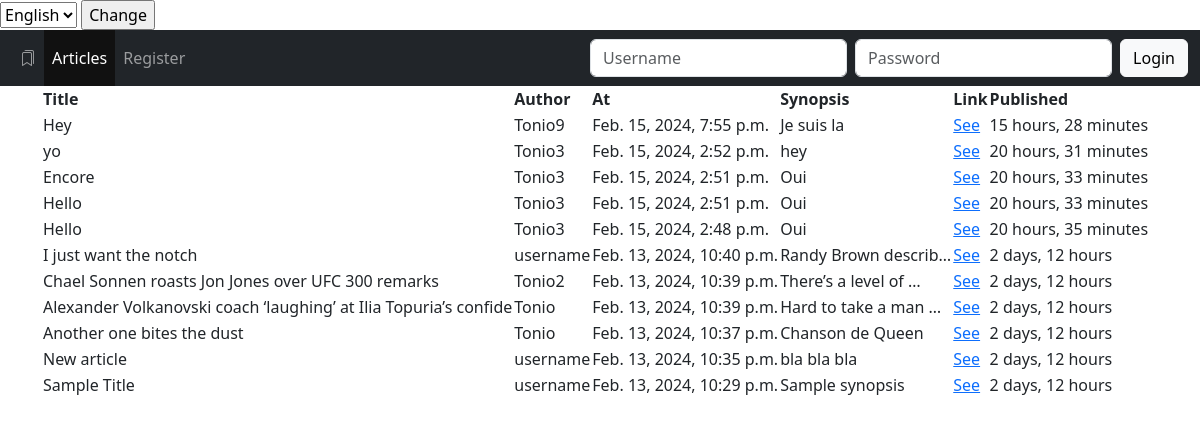
/articles, run on an earlier commit of the app's database.
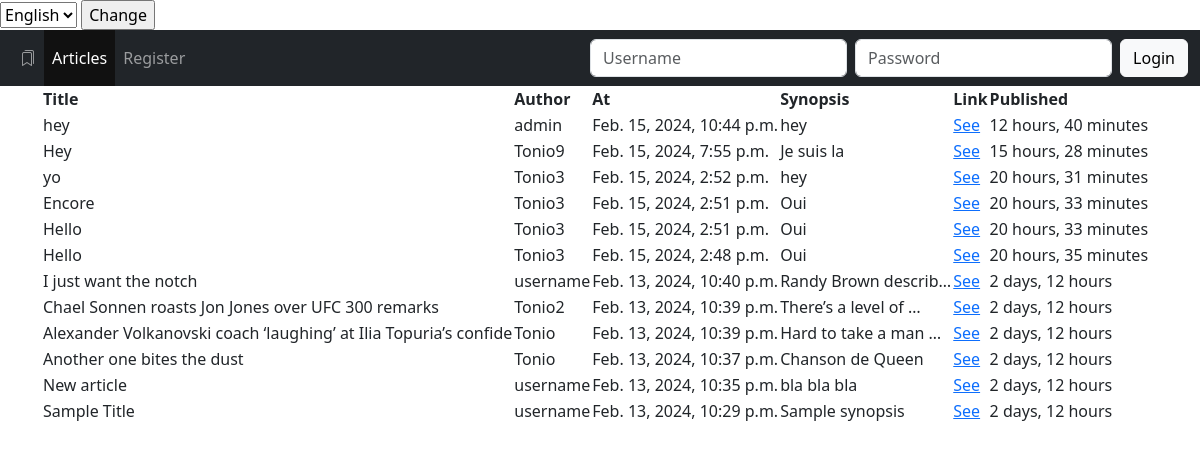
And on a later commit of the database.
### blog/models.py (models this page shows, shortened)
class Article(models.Model):
    title = models.CharField(max_length=64)
    author = models.ForeignKey(User, on_delete=models.CASCADE)
    created = models.DateTimeField(auto_now_add=True)
    synopsis = models.CharField(max_length=312)
    content = models.TextField()

### blog/views.py (the view)
# urls.py: path("articles", views.ArticlesView.as_view(), name="articles"),
class ArticlesView(generic.ListView):
    model = Article
    template_name = "blog/article_list.html"

### blog/templates/blog/article_list.html
{% extends "blog/base.html" %}
{% load i18n %}
{% block content %}
<table>
    <tr>
        <th>{% translate 'Title' %}</th>
        <th>{% translate 'Author' %}</th>
        <th>{% translate 'At' %}</th>
        <th>{% translate 'Synopsis' %}</th>
        <th>{% translate 'Link' %}</th>
        <th>{% translate 'Published' %}</th>
    </tr>
    {% for a in article_list|dictsortreversed:"created" %}
    <tr>
        <td>{{ a.title }}</td>
        <td>{{ a.author }}</td>
        <td>{{ a.created }}</td>
        <td>{{ a.synopsis|truncatechars:20 }}</td>
        <td><a href="{% url 'blog:article' a.id %}">{% translate 'See' %}</a></td>
        <td>{{ a.created|timesince }}</td>
    </tr>
    {% endfor %}
</table>
{% endblock %}

### blog/templates/blog/base.html (shortened to what this page needs)
{% load i18n %}
<!doctype html>
<html lang="en-US">
<head>
  <link href="https://cdn.jsdelivr.net/npm/bootstrap@5.3.2/dist/css/bootstrap.min.css" rel="stylesheet"
>
  <link rel="stylesheet" href="https://cdn.jsdelivr.net/npm/bootstrap-icons@1.11.3/font/bootstrap-icons.min.css">
</head>
<body>
  <div>
    <form action="{% url 'set_language' %}" method="post">
      <select name="language">
        {% get_current_language as LANGUAGE_CODE %}
        {% get_available_languages as LANGUAGES %}
        {% for lang in LANGUAGES %}
        <option value="{{ lang.0 }}" {% if lang.0 == LANGUAGE_CODE %} selected {% endif %}>
          {{ lang.1 }}
        </option>
        {% endfor %}
      </select>
      <input type="submit" value="Change">
    </form>
  </div>
  <nav class="navbar p-0 navbar-expand-lg navbar-dark bg-dark">
    <div class="container-fluid">
      <div class="justify-content-between collapse navbar-collapse" id="navbarNav">
        <ul class="navbar-nav">
          <li class="nav-item">
            <a class="nav-link" href="{% url 'blog:home' %}"><i class="bi bi-bookmarks"></i></a>
          </li>
          <li class="nav-item ">
            <a class="nav-link" href="{% url 'blog:articles' %}">{% translate 'Articles' %}</a>
          </li>
          {% if request.user.is_authenticated %}
          <li class="nav-item">
            <a class="nav-link" href="{% url 'blog:favourites' %}">{% translate 'Favourites' %}</a>
          </li>
          <li class="nav-item">
            <a class="nav-link" href="{% url 'blog:pub' %}">{% translate 'Publications' %}</a>
          </li>
        </ul>
        <ul class="navbar-nav">
          <li class="nav-item">
            <span class="nav-link">{% translate 'logged as' %} {{ request.user.username }}</span>
          </li>
          <li class="nav-item">
            <form class="form-inline" method="post" action="{% url 'blog:logout' %}">
              {% csrf_token %}
              <input class="nav-link" type="submit" value="{% translate 'Logout' %}">
            </form>
          </li>
        </ul>
        {% else %}
        <li class="nav-item">
          <a class="nav-link" href="{% url 'blog:signup' %}">{% translate 'Register' %}</a>
        </li>
        </ul>
        <form class="form-inline d-flex" method="post" action="{% url 'blog:login' %}">
          <input class="form-control me-2" type="text" name="username" placeholder="{% translate 'Username' %}"
            aria-label="Username">
          <input class="form-control me-2" type="password" name="password" placeholder="{% translate 'Password' %}"
            aria-label="Password">
          <input class="btn btn-light my-2 my-sm-0" type="submit" value="{% translate 'Login' %}">
        </form>
        {% endif %}
      </div>
    </div>
  </nav>
  <div class="container">
    {% block content %}{% endblock %}
  </div>
</body>
</html>

### blog/templates/blog/base.html (style rules this page uses)
.active { background-color: #111; }
.nav-link { padding: 1rem 1rem; }

What changed in the data, as far as the page shows it:
added Article: title "hey", author "admin", created "Feb. 15, 2024, 10:44 p.m.", synopsis "hey", created "12 hours, 40 minutes"
